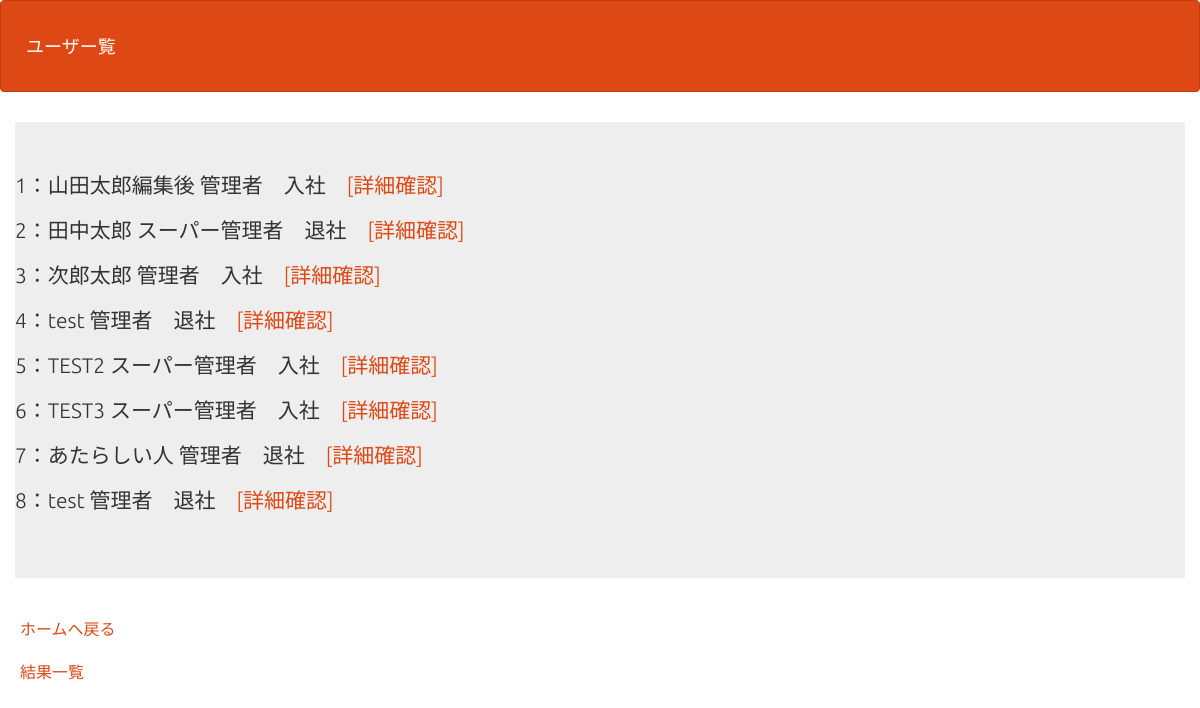
The app's page /user_list2.php with its own data.
### tables this page shows
CREATE TABLE `gs_user_table` (
  `id` int(12) NOT NULL,
  `name` varchar(64) NOT NULL,
  `lid` varchar(128) NOT NULL,
  `lpw` varchar(64) NOT NULL,
  `kanri_flg` int(1) NOT NULL,
  `life_flg` int(1) NOT NULL
);

### user_list2.php (the view, shortened to what this page needs)
<?php
$pdo = db_conn();
$stmt = $pdo->prepare('SELECT * FROM gs_user_table;');
$status = $stmt->execute();
$view="";
if($status == false){
    sql_error($stmt);
}else{
    while($result = $stmt->fetch(PDO::FETCH_ASSOC)){
        $view .= '<p>';
        $view .= $result['id'] . '：' . $result['name'].' ';
        if($result['kanri_flg']==0){
            $view.='管理者　';
        }else{
            $view.='スーパー管理者　';
        }
        if($result['life_flg']==0){
            $view.='退社　';
        }else{
            $view.='入社　';
        }
        $view .= '<a href="u_edit2.php?id='.$result['id'].'">[詳細確認]</a>';
        $view .= '</p>';
    }
}
?>
<!DOCTYPE html>
<html lang="ja">
<head>
<link rel="stylesheet" href="css/range.css">
<link href="css/bootstrap.min.css" rel="stylesheet">
</head>
<body id="main">
<header>
  <nav class="navbar navbar-default">
    <div class="container-fluid">
      <div class="navbar-header">
      <a class="navbar-brand" href="index.php">ユーザー覧</a>
      </div>
    </div>
  </nav>
</header>
<div>
    <div class="container jumbotron"><?= $view ?></div>
    <div><a href="index.php">ホームへ戻る</a></div>
    <div><a href="select2.php">結果一覧</a></div>
</div>
</body>
</html>

### user_list2.php (style rules this page uses)
div { padding: 10px;font-size:16px; }

### records on screen
gs_user_table: value "1：山田太郎編集後 管理者 入社"
gs_user_table: value "2：田中太郎 スーパー管理者 退社"
gs_user_table: value "3：次郎太郎 管理者 入社"
gs_user_table: value "4：test 管理者 退社"
gs_user_table: value "5：TEST2 スーパー管理者 入社"
gs_user_table: value "6：TEST3 スーパー管理者 入社"
gs_user_table: value "7：あたらしい人 管理者 退社"
gs_user_table: value "8：test 管理者 退社"
